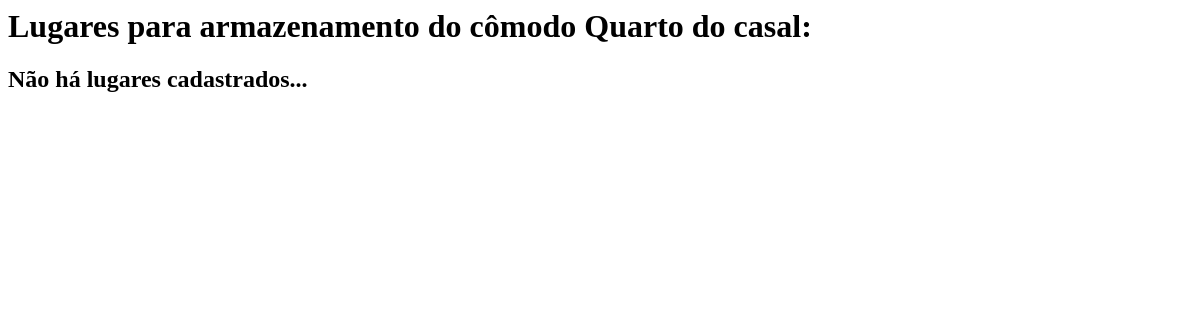
Page /object_storage/rooms/1/ on the earlier database version.
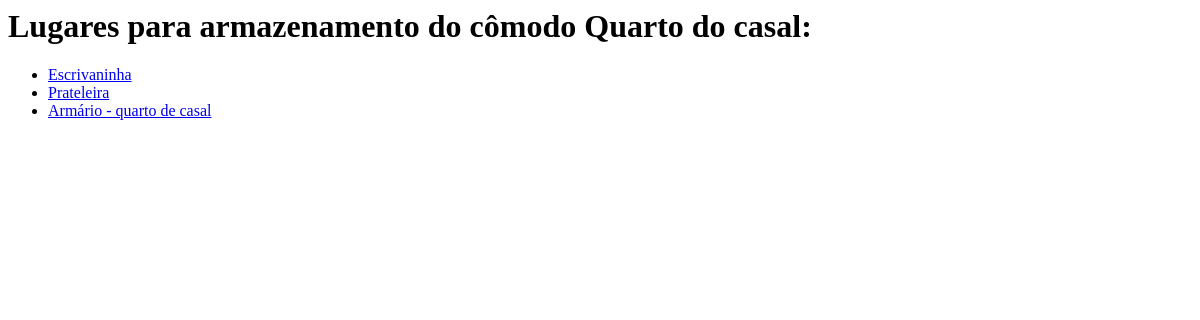
Same page on the later database version.
### objects_and_places/models.py (models this page shows, shortened)
class Room(models.Model):
    room_name = models.CharField(max_length=200)

class Place(models.Model):
    room_of_storage = models.ForeignKey(Room, on_delete=models.SET_NULL, null=True)
    place_name = models.CharField(max_length=200)

### objects_and_places/views/rooms_views.py (the view)
# urls.py: path('rooms/<int:room_id>/', rooms_views.detail, name='detail_rooms'),
def detail(request, room_id):
    room = get_object_or_404(Room, pk=room_id)
    context = {
        'room': room
    }
    return render(request, 'rooms/detail.html', context=context)

### objects_and_places/templates/rooms/detail.html
<h1>Lugares para armazenamento do cômodo {{ room.room_name }}:</h1>
{% if room.place_set.all %}
<ul>
    {% for place in room.place_set.all %}
    <li><a href="{% url 'objects_and_places:detail_places' place.pk %}">{{ place.place_name }}</a></li>
    {% endfor %}
</ul>
{% else %}
<h2>Não há lugares cadastrados...</h2>
{% endif %}

Differences in the rows shown:
added Place: place_name "Escrivaninha"
added Place: place_name "Prateleira"
added Place: place_name "Armário - quarto de casal"
Other differences:
text no longer shown: "Não há lugares cadastrados..."
